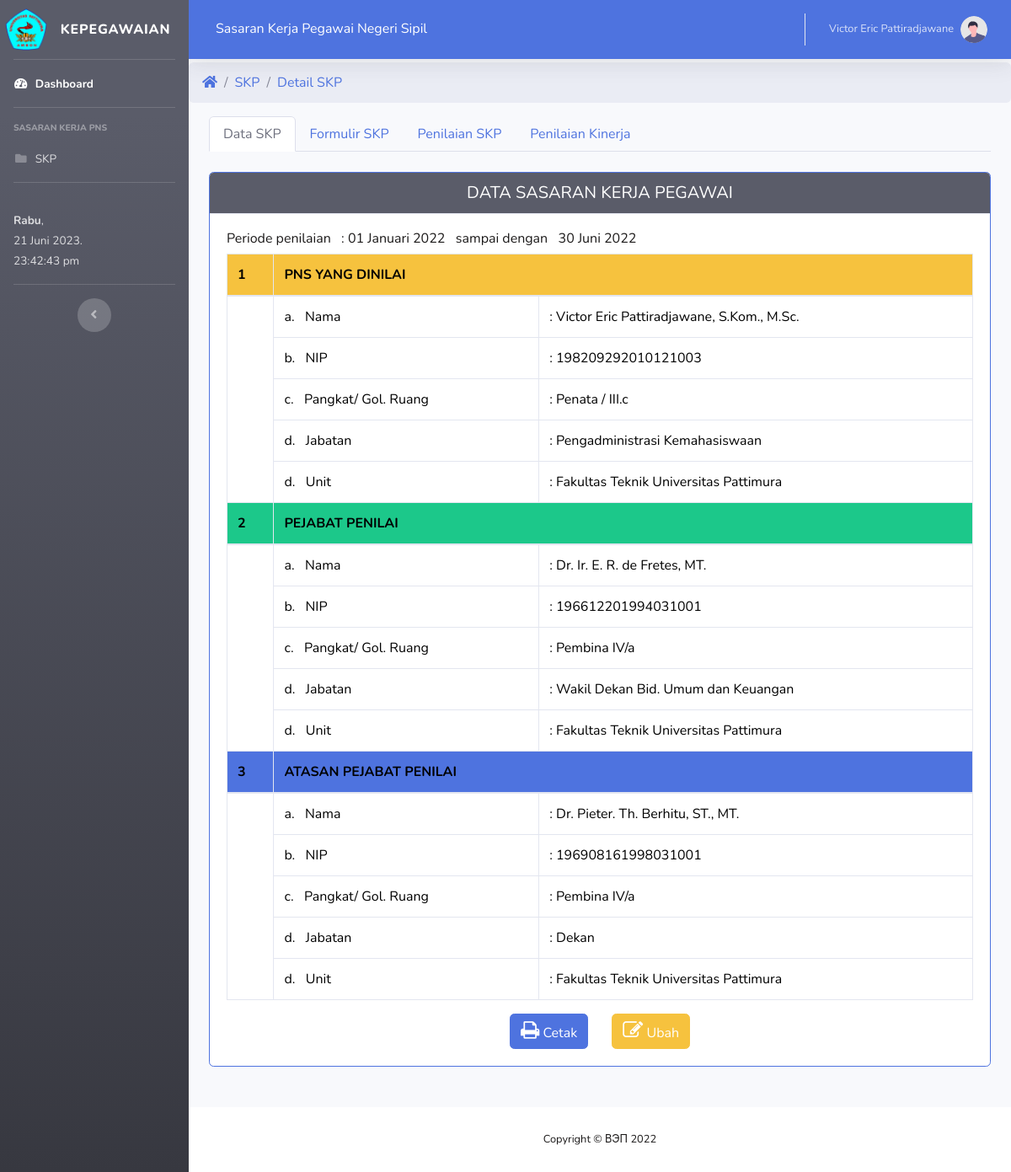
/G/data.php?aksi=detail&id=9 (signed in), run on the app's committed database.
### tables this page shows
CREATE TABLE `data` (
  `id` int NOT NULL,
  `nip_peg` varchar(20) NOT NULL,
  `nama_peg` varchar(60) NOT NULL,
  `pangkat_peg` varchar(50) NOT NULL,
  `jabatan_peg` varchar(50) NOT NULL,
  `unit_peg` varchar(50) NOT NULL,
  `nama_pen` varchar(50) NOT NULL,
  `nip_pen` varchar(20) NOT NULL,
  `pangkat_pen` varchar(50) NOT NULL,
  `jabatan_pen` varchar(50) NOT NULL,
  `unit_pen` varchar(50) NOT NULL,
  `nama_ats` varchar(50) NOT NULL,
  `nip_ats` varchar(20) NOT NULL,
  `pangkat_ats` varchar(50) NOT NULL,
  `jabatan_ats` varchar(50) NOT NULL,
  `unit_ats` varchar(50) NOT NULL,
  `periode_awal` date NOT NULL,
  `periode_akhir` date NOT NULL
);

### assets/fungsi.php (called while the page is built)
<?php
function tanggal_indo($tanggal)
{
	$bulan = array (0 => '-00-',
				'Januari',
				'Februari',
				'Maret',
				'April',
				'Mei',
				'Juni',
				'Juli',
				'Agustus',
				'September',
				'Oktober',
				'November',
				'Desember'
			);
	$split = explode('-', $tanggal);
	return $split[2] . ' ' . $bulan[ (int)$split[1] ] . ' ' . $split[0];
}
?>

### G/data.php (the view, shortened to what this page needs)
<?php
include 'menu.php';
include '../link.php';
?>
<?php
if (isset($_GET['aksi'])){
    switch($_GET['aksi']){
        case "detail":
            detail($conn);
            break;
        }
} else {
    view($conn);
}
?>
<?php
function detail($conn){
    $id=$_GET['id'];
    $qDet="SELECT * FROM data WHERE id=$id";
    $sqlDet=mysqli_query($conn,$qDet);
    $resDet=mysqli_fetch_assoc($sqlDet);
    $periode_awal=tanggal_indo($resDet['periode_awal']);
    $periode_akhir=tanggal_indo($resDet['periode_akhir']);
?>
<div>
<ul class="breadcrumb">
    <li class="breadcrumb-item"><a href="index.php"><i class="fas fa-home"></i></a></li>
    <li class="breadcrumb-item"><a href="data.php">SKP</a></li>
    <li class="breadcrumb-item"><a href="#">Detail SKP</a></li>
  </ul>
</div>
<div class="container-fluid">
    <nav class="mb-4">
    <div class="nav nav-tabs" id="nav-tab" role="tablist">
        <a class="nav-item nav-link active" id="nav-data-tab" data-toggle="tab" href="#nav-data" role="tab" aria-controls="nav-data" aria-selected="true">Data SKP</a>
        <a class="nav-item nav-link" id="nav-formulir-tab" data-toggle="tab" href="#nav-formulir" role="tab" aria-controls="nav-formulir" aria-selected="false">Formulir SKP</a>
        <a class="nav-item nav-link" id="nav-penilaian-tab" data-toggle="tab" href="#nav-penilaian" role="tab" aria-controls="nav-penilaian" aria-selected="false">Penilaian SKP</a>
        <a class="nav-item nav-link" id="nav-penilaian_kinerja-tab" data-toggle="tab" href="#nav-penilaian_kinerja" role="tab" aria-controls="nav-penilaian_kinerja" aria-selected="false">Penilaian Kinerja</a>
    </div>
    </nav>
</div>
<div class="tab-content" id="nav-tabContent">
  <div class="tab-pane fade show active" id="nav-data" role="tabpanel" aria-labelledby="nav-data-tab">
    <div class="container-fluid">
    <div class="card border-primary">
      <h5 class="card-header text-center bg-dark text-white">DATA SASARAN KERJA PEGAWAI</h5>
      <div class="card-body">
        <h6>Periode penilaian &nbsp : <?php echo $periode_awal." &nbsp sampai dengan &nbsp ". $periode_akhir;   ?></h6>
      <table class="table table-bordered table-responsive-sm">
        <thead class="bg-warning">
          <tr>
            <th scope="col">1</th>
            <th colspan="2">PNS YANG DINILAI</th>
          </tr>
        </thead>
        <tbody>
          <tr>
            <th rowspan="5"></th>
            <td>a. &nbsp  Nama</td>
            <td>: <?php echo $resDet['nama_peg'] ?>  </td>
          </tr>
          <tr>
            <td>b. &nbsp NIP</td>
            <td>: <?php echo $resDet['nip_peg'] ?>  </td>
          </tr>
          <tr>
            <td>c. &nbsp Pangkat/ Gol. Ruang</td>
            <td>: <?php echo $resDet['pangkat_peg'] ?>  </td>
          </tr>
          <tr>
            <td>d. &nbsp  Jabatan</td>
            <td>: <?php echo $resDet['jabatan_peg'] ?>  </td>
          </tr>
          <tr>
            <td>d. &nbsp  Unit</td>
            <td>: <?php echo $resDet['unit_peg'] ?>  </td>
          </tr>
        </tbody>
        <thead class="bg-success">
          <tr>
            <th scope="col">2</th>
            <th colspan="2">PEJABAT PENILAI</th>
          </tr>
        </thead>
      <tbody>
        <tr>
          <th rowspan="5"></th>
          <td>a. &nbsp  Nama</td>
          <td>: <?php echo $resDet['nama_pen'] ?>  </td>
        </tr>
        <tr>
          <td>b. &nbsp NIP</td>
          <td>: <?php echo $resDet['nip_pen'] ?>  </td>
        </tr>
        <tr>
          <td>c. &nbsp Pangkat/ Gol. Ruang</td>
          <td>: <?php echo $resDet['pangkat_pen'] ?>  </td>
        </tr>
        <tr>
          <td>d. &nbsp  Jabatan</td>
          <td>: <?php echo $resDet['jabatan_pen'] ?>  </td>
        </tr>
        <tr>
          <td>d. &nbsp  Unit</td>
          <td>: <?php echo $resDet['unit_pen'] ?>  </td>
        </tr>
      </tbody>
      <thead class="bg-primary">
        <tr>
          <th scope="col">3</th>
          <th colspan="2">ATASAN PEJABAT PENILAI</th>
        </tr>
      </thead>
      <tbody>
        <tr>
          <th rowspan="5"></th>
          <td>a. &nbsp  Nama</td>
          <td>: <?php echo $resDet['nama_ats'] ?>  </td>
        </tr>
        <tr>
          <td>b. &nbsp NIP</td>
          <td>: <?php echo $resDet['nip_ats'] ?>  </td>
        </tr>
        <tr>
          <td>c. &nbsp Pangkat/ Gol. Ruang</td>
          <td>: <?php echo $resDet['pangkat_ats'] ?>  </td>
        </tr>
        <tr>
          <td>d. &nbsp  Jabatan</td>
          <td>: <?php echo $resDet['jabatan_ats'] ?>  </td>
        </tr>
        <tr>
          <td>d. &nbsp  Unit</td>
          <td>: <?php echo $resDet['unit_ats'] ?>  </td>
        </tr>
      </tbody>
    </table>
        <div class="text-center">
        <a href="#" class="btn btn-primary mr-4"><i class="fa fa-print" style="font-size:24px"></i> Cetak</a>
        <a href="data.php?aksi=updateData&id=<?php echo $resDet['id']; ?>" class="btn btn-warning"><i class="fa fa-pencil-square-o" style="font-size:24px"></i> Ubah</a>
        </div>
      </div>
    </div>
    </div>
  </div>
</div>
<?php
}
?>
<?php include '../footer.php'; ?>

### G/menu.php (shortened to what this page needs)
<?php
include '../assets/fungsi.php';
include '../assets/indohari.php';
$level=$_SESSION['level'];
if($level=='2'){
?>
<!DOCTYPE html>
    <html lang="en">
    <head>
        <link href="../vendor/fontawesome-free/css/all.min.css" rel="stylesheet" type="text/css">
        <link rel="stylesheet" href="https://cdnjs.cloudflare.com/ajax/libs/font-awesome/4.7.0/css/font-awesome.min.css">
        <link href="../vendor/css/sb-admin-2.css" rel="stylesheet">
        <link href="https://cdnjs.cloudflare.com/ajax/libs/select2/4.0.7/css/select2.min.css" rel="stylesheet" />
    </head>
    <body id="page-top">
        <div id="wrapper">
            <ul class="navbar-nav bg-gradient-dark sidebar sidebar-dark accordion" id="accordionSidebar">
                <a class="sidebar-brand d-flex align-items-center justify-content-center" href="index.php">
                    <div class="sidebar-brand-icon">
                        <img src="../assets/img/unpattilogo.png" width="50px" alt="">
                    </div>
                    <div class="sidebar-brand-text mx-3">Kepegawaian<sup></sup></div>
                </a>
                <hr class="sidebar-divider my-0">
                <li class="nav-item active">
                    <a class="nav-link" href="index.php">
                        <i class="fas fa-fw fa-tachometer-alt"></i>
                        <span>Dashboard</span></a>
                </li>
                <hr class="sidebar-divider">
                <div class="sidebar-heading">
                    Sasaran Kerja PNS
                </div>
                <li class="nav-item">
                    <a class="nav-link collapsed" href="data.php"
                        aria-expanded="true" aria-controls="collapseUtilities">
                        <i class="fas fa-fw fa-folder"></i>
                        <span>SKP</span>
                    </a>
                </li>
                <hr class="sidebar-divider d-none d-md-block">
                <li class="nav-item">
                    <span class="nav-link collapsed" aria-expanded="true" aria-controls="collapseThree">
                        <span>
                        <?php
                            $hari=date('D');
                            echo hari_ini($hari).',';
                            echo '<br>';
                            $tgl=date('Y-m-d');
                            echo tanggal_indo($tgl).'.';
                            echo '<br>';
                            echo date('H:i:s a');
                            ?>
                        </span>
                    </span>
                </li>
                <hr class="sidebar-divider d-none d-md-block">
                    <div class="text-center d-none d-md-inline">
                        <button class="rounded-circle border-0" id="sidebarToggle"></button>
                    </div>
            </ul>
            <div id="content-wrapper" class="d-flex flex-column">
                <div id="topNavBar">
                    <nav class="navbar navbar-expand navbar-dark bg-primary topbar mb-1 static-top shadow">
                    <h6 class="d-none d-sm-inline-block form-inline mr-auto ml-md-3 my-2 my-md-0 mw-100 text-white">Sasaran Kerja Pegawai Negeri Sipil </h6>
                        <ul class="navbar-nav ml-auto">
                            <li class="nav-item dropdown no-arrow">
                                <a class="nav-link dropdown-toggle" href="#" id="userDropdown" role="button"
                                    data-toggle="dropdown" aria-haspopup="true" aria-expanded="false">
                                    <span class="mr-2 d-none d-lg-inline text-white-500 small"><?php echo $_SESSION['nama'];  ?></span>
                                    <img class='img-profile rounded-circle' src='../vendor/img/undraw_profile.svg'>
                                </a>
                            </li>
                        </ul>
                    </nav>
                </div>
<?php }
else {
    echo "<script> alert('Anda Tidak punya akses ke Halaman ini.'); window.location='../index.php'; </script>";
    exit;
}
?>

### assets/indohari.php (shortened to what this page needs)
<?php
function hari_ini(){
	$hari = date ("D");
	switch($hari){
		case 'Wed':
			$hari_ini = "Rabu";
		break;
	}
	return "<b>" . $hari_ini . "</b>";
}
?>

### footer.php (shortened to what this page needs)
<footer class="sticky-footer bg-white mt-5">
        <div class="container my-auto">
            <div class="copyright text-center my-auto">
               <span>Copyright &copy; ВЭП 2022</span>
            </div>
        </div>
    </footer>
</div>
</body>
</html>

### G/menu.php (style rules this page uses)
.table { color:black; }

### data on the page
data: periode_awal "01 Januari 2022", periode_akhir "30 Juni 2022", nama_peg "Victor Eric Pattiradjawane, S.Kom., M.Sc.", nip_peg "198209292010121003", pangkat_peg "Penata / III.c", jabatan_peg "Pengadministrasi Kemahasiswaan", unit_peg "Fakultas Teknik Universitas Pattimura", nama_pen "Dr. Ir. E. R. de Fretes, MT.", nip_pen "196612201994031001", pangkat_pen "Pembina IV/a", jabatan_pen "Wakil Dekan Bid. Umum dan Keuangan", unit_pen "Fakultas Teknik Universitas Pattimura", nama_ats "Dr. Pieter. Th. Berhitu, ST., MT.", nip_ats "196908161998031001", pangkat_ats "Pembina IV/a", jabatan_ats "Dekan", unit_ats "Fakultas Teknik Universitas Pattimura"

### other printed values
$hari_ini "Rabu"
$_SESSION['nama'] "Victor Eric Pattiradjawane"
